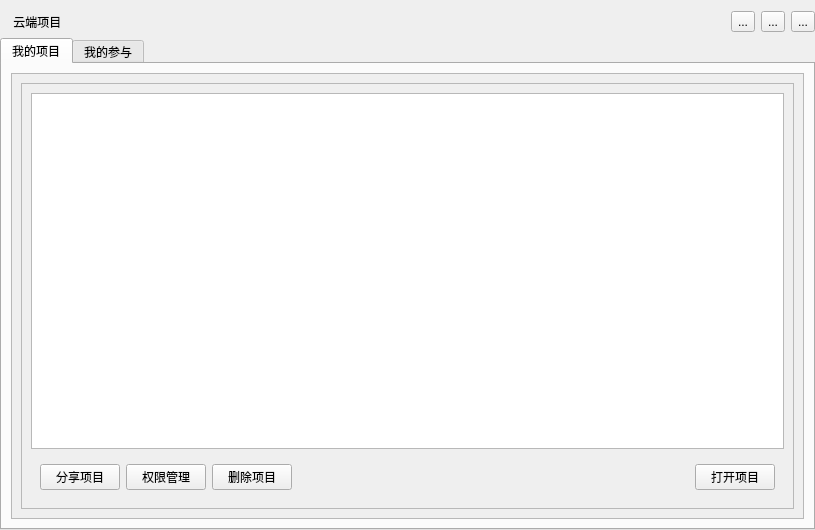
<?xml version="1.0" encoding="UTF-8"?>
<ui version="4.0">
 <class>ProjectForm</class>
 <widget class="QWidget" name="ProjectForm">
  <property name="geometry">
   <rect>
    <x>0</x>
    <y>0</y>
    <width>815</width>
    <height>530</height>
   </rect>
  </property>
  <property name="windowTitle">
   <string>Form</string>
  </property>
  <layout class="QVBoxLayout" name="verticalLayout">
   <property name="leftMargin">
    <number>0</number>
   </property>
   <property name="rightMargin">
    <number>0</number>
   </property>
   <property name="bottomMargin">
    <number>0</number>
   </property>
   <item>
    <widget class="QWidget" name="widget" native="true">
     <layout class="QHBoxLayout" name="horizontalLayout">
      <property name="leftMargin">
       <number>0</number>
      </property>
      <property name="topMargin">
       <number>0</number>
      </property>
      <property name="rightMargin">
       <number>0</number>
      </property>
      <property name="bottomMargin">
       <number>0</number>
      </property>
      <item>
       <widget class="QLabel" name="label">
        <property name="text">
         <string>    云端项目</string>
        </property>
       </widget>
      </item>
      <item>
       <widget class="QToolButton" name="toolButton">
        <property name="whatsThis">
         <string>新建项目</string>
        </property>
        <property name="text">
         <string>...</string>
        </property>
        <property name="icon">
         <iconset resource="src.qrc">
          <normaloff>:/qss/flatblack/branch_open.png</normaloff>:/qss/flatblack/branch_open.png</iconset>
        </property>
        <property name="iconSize">
         <size>
          <width>20</width>
          <height>20</height>
         </size>
        </property>
       </widget>
      </item>
      <item>
       <widget class="QToolButton" name="toolButton_2">
        <property name="whatsThis">
         <string>导入到云</string>
        </property>
        <property name="text">
         <string>...</string>
        </property>
        <property name="icon">
         <iconset>
          <normaloff>:/images/files/file_folder.png</normaloff>:/images/files/file_folder.png</iconset>
        </property>
        <property name="iconSize">
         <size>
          <width>20</width>
          <height>20</height>
         </size>
        </property>
       </widget>
      </item>
      <item>
       <widget class="QToolButton" name="toolButton_3">
        <property name="whatsThis">
         <string>参与云端项目</string>
        </property>
        <property name="text">
         <string>...</string>
        </property>
        <property name="icon">
         <iconset resource="qdarkstyle/light/lightstyle.qrc">
          <normaloff>:/qss_icons/light/rc/arrow_up_disabled.png</normaloff>:/qss_icons/light/rc/arrow_up_disabled.png</iconset>
        </property>
        <property name="iconSize">
         <size>
          <width>20</width>
          <height>20</height>
         </size>
        </property>
       </widget>
      </item>
     </layout>
    </widget>
   </item>
   <item>
    <widget class="QTabWidget" name="tabWidget">
     <property name="currentIndex">
      <number>0</number>
     </property>
     <widget class="QWidget" name="tab">
      <attribute name="title">
       <string>我的项目</string>
      </attribute>
      <layout class="QVBoxLayout" name="verticalLayout_2">
       <item>
        <widget class="QScrollArea" name="scrollArea">
         <property name="widgetResizable">
          <bool>true</bool>
         </property>
         <widget class="QWidget" name="scrollAreaWidgetContents">
          <property name="geometry">
           <rect>
            <x>0</x>
            <y>0</y>
            <width>791</width>
            <height>439</height>
           </rect>
          </property>
          <layout class="QVBoxLayout" name="verticalLayout_4">
           <item>
            <widget class="QScrollArea" name="scrollArea_3">
             <property name="widgetResizable">
              <bool>true</bool>
             </property>
             <widget class="QWidget" name="scrollAreaWidgetContents_3">
              <property name="geometry">
               <rect>
                <x>0</x>
                <y>0</y>
                <width>771</width>
                <height>419</height>
               </rect>
              </property>
              <layout class="QVBoxLayout" name="verticalLayout_6">
               <item>
                <widget class="QListWidget" name="listWidget"/>
               </item>
               <item>
                <widget class="QWidget" name="widget_2" native="true">
                 <layout class="QHBoxLayout" name="horizontalLayout_2">
                  <item>
                   <widget class="QPushButton" name="pushButton">
                    <property name="text">
                     <string>分享项目</string>
                    </property>
                   </widget>
                  </item>
                  <item>
                   <widget class="QPushButton" name="pushButton_7">
                    <property name="text">
                     <string>权限管理</string>
                    </property>
                   </widget>
                  </item>
                  <item>
                   <widget class="QPushButton" name="pushButton_3">
                    <property name="text">
                     <string>删除项目</string>
                    </property>
                   </widget>
                  </item>
                  <item>
                   <spacer name="horizontalSpacer">
                    <property name="orientation">
                     <enum>Qt::Horizontal</enum>
                    </property>
                    <property name="sizeHint" stdset="0">
                     <size>
                      <width>40</width>
                      <height>20</height>
                     </size>
                    </property>
                   </spacer>
                  </item>
                  <item>
                   <widget class="QPushButton" name="pushButton_2">
                    <property name="text">
                     <string>打开项目</string>
                    </property>
                   </widget>
                  </item>
                 </layout>
                </widget>
               </item>
              </layout>
             </widget>
            </widget>
           </item>
          </layout>
         </widget>
        </widget>
       </item>
      </layout>
     </widget>
     <widget class="QWidget" name="tab_2">
      <attribute name="title">
       <string>我的参与</string>
      </attribute>
      <layout class="QVBoxLayout" name="verticalLayout_3">
       <item>
        <widget class="QScrollArea" name="scrollArea_2">
         <property name="widgetResizable">
          <bool>true</bool>
         </property>
         <widget class="QWidget" name="scrollAreaWidgetContents_2">
          <property name="geometry">
           <rect>
            <x>0</x>
            <y>0</y>
            <width>791</width>
            <height>439</height>
           </rect>
          </property>
          <layout class="QVBoxLayout" name="verticalLayout_5">
           <item>
            <widget class="QScrollArea" name="scrollArea_4">
             <property name="widgetResizable">
              <bool>true</bool>
             </property>
             <widget class="QWidget" name="scrollAreaWidgetContents_4">
              <property name="geometry">
               <rect>
                <x>0</x>
                <y>0</y>
                <width>771</width>
                <height>419</height>
               </rect>
              </property>
              <layout class="QVBoxLayout" name="verticalLayout_7">
               <item>
                <widget class="QListWidget" name="listWidget_2"/>
               </item>
               <item>
                <widget class="QWidget" name="widget_3" native="true">
                 <layout class="QHBoxLayout" name="horizontalLayout_3">
                  <item>
                   <widget class="QPushButton" name="pushButton_5">
                    <property name="text">
                     <string>项目结构</string>
                    </property>
                   </widget>
                  </item>
                  <item>
                   <widget class="QPushButton" name="pushButton_6">
                    <property name="text">
                     <string>退出项目</string>
                    </property>
                   </widget>
                  </item>
                  <item>
                   <spacer name="horizontalSpacer_2">
                    <property name="orientation">
                     <enum>Qt::Horizontal</enum>
                    </property>
                    <property name="sizeHint" stdset="0">
                     <size>
                      <width>40</width>
                      <height>20</height>
                     </size>
                    </property>
                   </spacer>
                  </item>
                  <item>
                   <widget class="QPushButton" name="pushButton_4">
                    <property name="text">
                     <string>打开项目</string>
                    </property>
                   </widget>
                  </item>
                 </layout>
                </widget>
               </item>
              </layout>
             </widget>
            </widget>
           </item>
          </layout>
         </widget>
        </widget>
       </item>
      </layout>
     </widget>
    </widget>
   </item>
  </layout>
 </widget>
 <resources>
  <include location="qdarkstyle/light/lightstyle.qrc"/>
  <include location="src.qrc"/>
 </resources>
 <connections/>
</ui>
